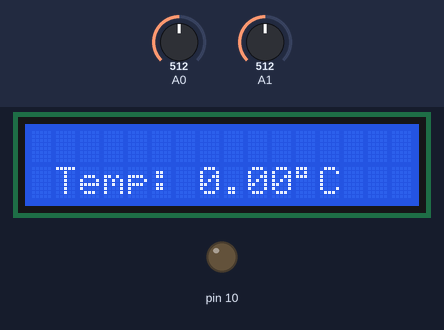
A sketch run on a simulated Arduino Uno, built with avr-gcc and run on an emulated ATmega328P. On the bench: 16×2 character LCD, output pins drawn as LEDs (lit = HIGH). Inputs (shaded band) come from the test bench; at power-on: A0 = 512, A1 = 512.

Above: at 0.17 s.
At 1.2 s:
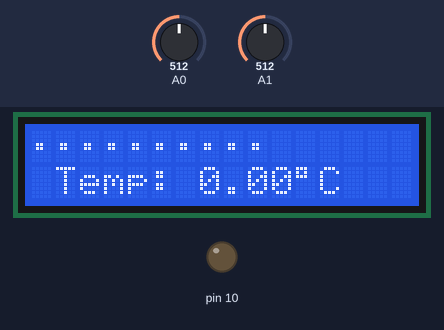
1.3 s: A0 set to 910
At 1.37 s:
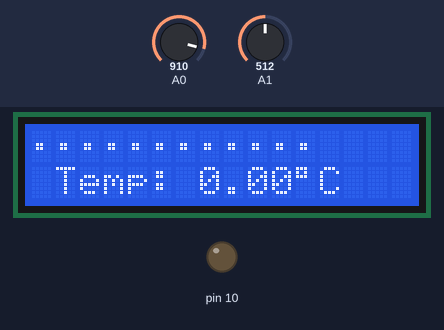
Timing chart, 0 to 2.7 s (numbered marks = the images above; inputs shaded):
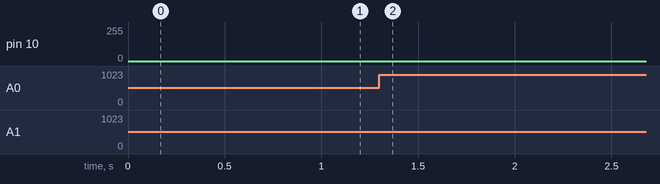

The sketch:

sketch_may29b.ino
```cpp
#include <LiquidCrystal.h>
#include <TimerOne.h>
int zahl = 0;
int zahl1 = 40;
int zahl2 = 0;
LiquidCrystal lcd(12, 11, 5, 4, 3, 2);


byte pac1[8] = {
  0b00000,
  0b01110,
  0b11011,
  0b11111,
  0b11111,
  0b01110,
  0b00000,
  0b00000
};
byte pac2[8] = {
  0b00000,
  0b01110,
  0b10100,
  0b11000,
  0b11100,
  0b01110,
  0b00000,
  0b00000
};


byte pac2b[8] = {
  B00000,
  B11110,
  B01011,
  B00111,
  B01111,
  B11110,
  B00000,
  B00000 };

byte ghost[8] = {
  B01110,
  B11111,
  B10101,
  B11111,
  B11111,
  B10101,
  B00000,
  B00000 };

byte punkt[8] = {
  B00000,
  B00000,
  B00000,
  B01100,
  B01100,
  B00000,
  B00000,
  B00000};

void setup() {

  lcd.createChar(2, pac1);
  lcd.createChar(3, pac2);
  lcd.createChar(4, punkt);
  lcd.createChar(5, ghost);

  lcd.createChar(7, pac2b);

  lcd.begin(16, 2);
  Timer1.initialize(200); // set a timer of length 100000 microseconds (or 0.1 sec - or 10Hz => the led will blink 5 times, 5 cycles of on-and-off, per second)
  Timer1.attachInterrupt( autoBrightness ); // attach the service routine here

}


boolean busy=false;
int part = 0;
int currentReading = 0;
int lastReading = 0;
int count = 0;
void autoBrightness()
{

   if(!busy)
   {
   currentReading = analogRead(0);
   currentReading = 1023-currentReading;
   }

   if(count<100)
   {
     part = (currentReading/100)*count;
     count++;
     busy = true;
   }
   else
   {
     busy = false;
     count = 0;
   }


   int value = map(part,0,1023,0,255);
//   Serial.println(value);
   analogWrite(10,value);

}

double acc = 0;
 double lastAcc;
int tempCount = 0;
 int count2 = 0;
boolean tempDisplay = true;
void loop() {
  zahl2 = 0;

 lcd.setCursor(1,1);

 if(tempDisplay){
 tempCount++;

 float temp = analogRead(1);
 lcd.print("Temp: ");
 acc += temp * 0.48828125;

 if(tempCount >= 5){
   acc /=5;
   lcd.print(acc);
   lastAcc = acc;
   acc = 0;
   tempCount=0;
 }
 else
   lcd.print(lastAcc);

   lcd.print((char)223);
   lcd.print("C");
   if(count2++ >= 3){
     tempDisplay=false;
   }
 }
 else{
   for(int i=0;i<16;i++)
     lcd.print(" ");
   lcd.setCursor(4,1);
   lcd.print("smjrifle");
   if(count++ >= 6) {
     tempDisplay=true;
    count2 = 0;
   }
 }


  lcd.setCursor(zahl, 0);

  while(zahl1 > 0){
    delay(100);
    lcd.write(byte(4));
    zahl1 = zahl1 - 1;

  }

  lcd.setCursor(zahl, 0);
  lcd.write(byte(2));
  if(zahl >= 2){
    lcd.setCursor(zahl - 2, 0);
    lcd.write(byte(5));
  }
  delay(300);
  lcd.setCursor(zahl, 0);
  lcd.write(" ");
  if(zahl >= 2){
    lcd.setCursor(zahl - 2, 0);
    lcd.write(" ");
  }
  zahl++;

  lcd.setCursor(zahl, 0);
  lcd.write(byte(3));
  if(zahl >= 2){
    lcd.setCursor(zahl - 2, 0);
    lcd.write(byte(5));
  }
  delay(300);
  lcd.setCursor(zahl, 0);
  lcd.write(" ");
  if(zahl >= 2){
    lcd.setCursor(zahl - 2, 0);
    lcd.write(" ");
  }
  zahl++;


  if(zahl > 38){
    zahl = zahl - 1;
    while(zahl2 < 39){

      lcd.setCursor(zahl, 0);
      lcd.write(byte(7));
      if(zahl >= 2){
        lcd.setCursor(zahl - 2, 0);
        lcd.write(byte(5));
      }
      delay(250);
      lcd.setCursor(zahl, 0);
      lcd.write(" ");
      if(zahl >= 2){
        lcd.setCursor(zahl - 2, 0);
        lcd.write(" ");
      }
      zahl = zahl - 1;
      lcd.setCursor(zahl, 0);
      lcd.write(byte(2));

      if(zahl >= 2){
        lcd.setCursor(zahl - 2, 0);
        lcd.write(byte(5));
      }
      delay(250);
      lcd.setCursor(zahl, 0);
      lcd.write(" ");
      if(zahl >= 2){
        lcd.setCursor(zahl - 2, 0);
        lcd.write(" ");

      }
      zahl2++;

    }
    zahl1 = 40;
    zahl = 0;


  }


}
```
